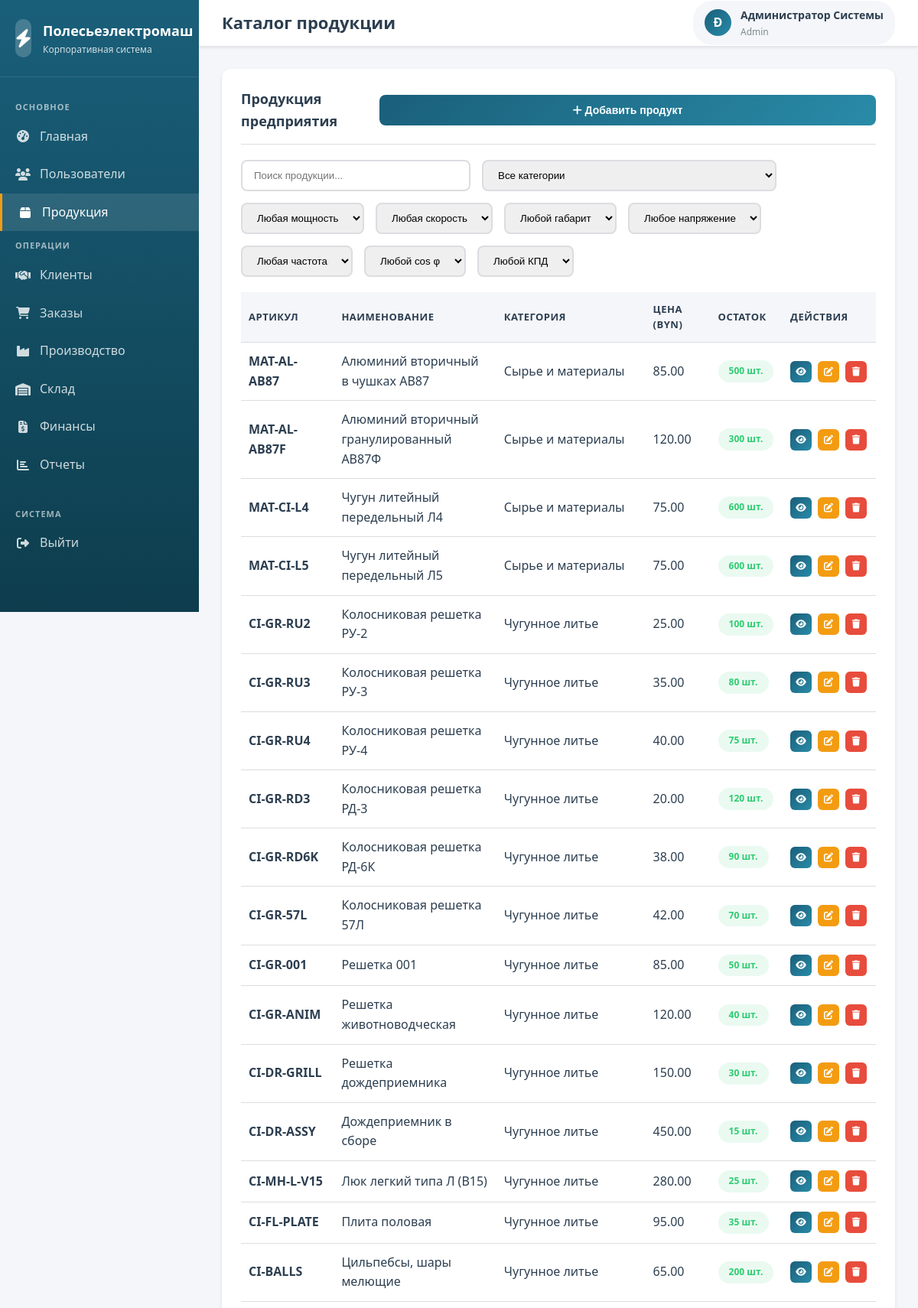
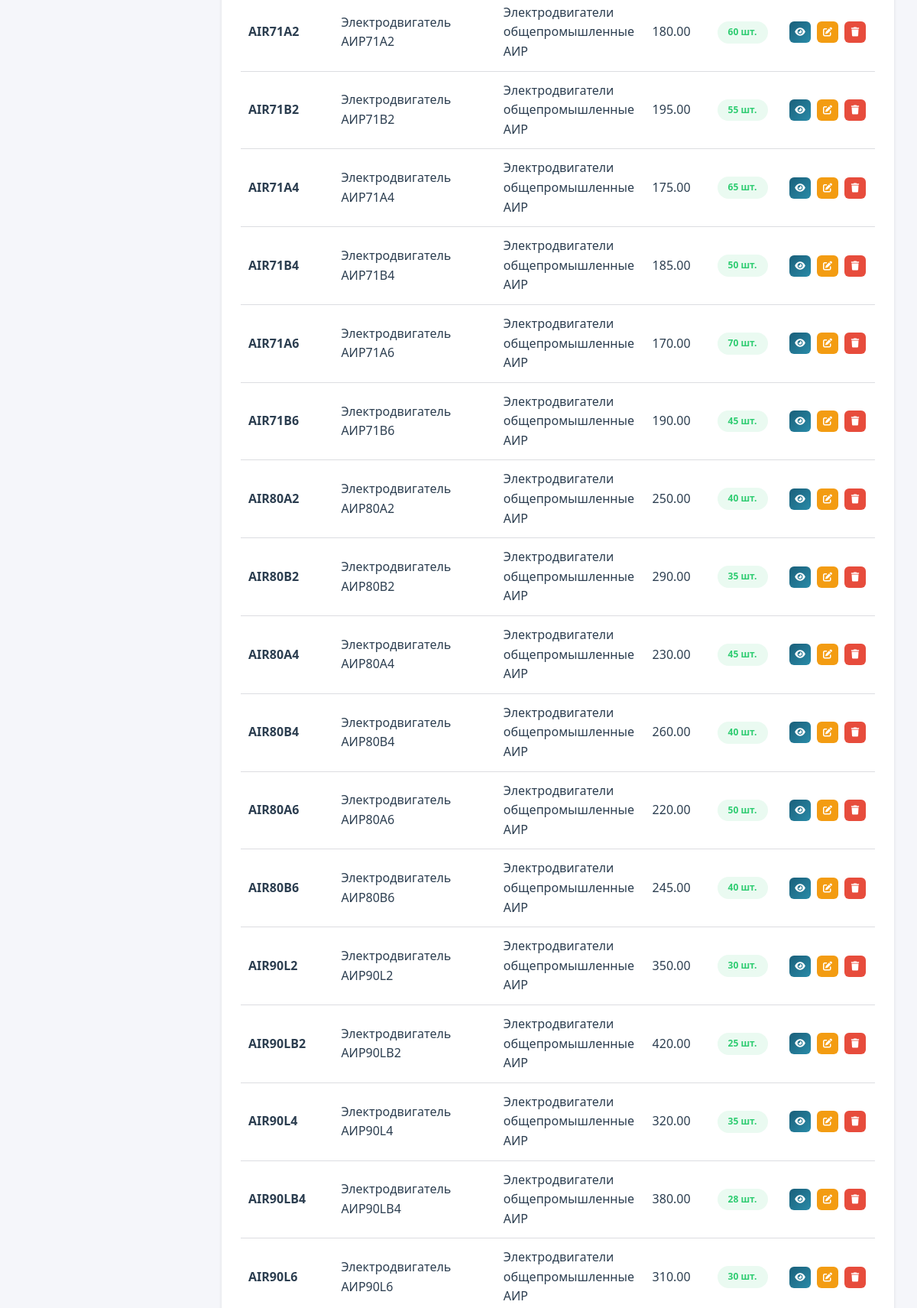
/modules/products/index.php (signed in, upper part), run on the app's committed database (2 pictures, top to bottom).
### tables this page shows
CREATE TABLE products (
    id INT AUTO_INCREMENT PRIMARY KEY,
    product_code VARCHAR(50) NOT NULL UNIQUE,
    product_name VARCHAR(200) NOT NULL,
    category_id INT,
    description TEXT,
    specifications JSON,
    base_price DECIMAL(10,2) NOT NULL,
    currency VARCHAR(3) DEFAULT 'BYN',
    weight DECIMAL(10,3) DEFAULT 0 COMMENT 'Вес единицы продукции в кг',
    stock_quantity INT DEFAULT 0,
    min_stock_level INT DEFAULT 10,
    is_active TINYINT(1) DEFAULT 1,
    created_at TIMESTAMP DEFAULT CURRENT_TIMESTAMP,
    updated_at TIMESTAMP DEFAULT CURRENT_TIMESTAMP ON UPDATE CURRENT_TIMESTAMP,
    FOREIGN KEY (category_id) REFERENCES product_categories(id) ON DELETE SET NULL
);

CREATE TABLE product_categories (
    id INT AUTO_INCREMENT PRIMARY KEY,
    category_name VARCHAR(100) NOT NULL,
    parent_id INT NULL,
    description TEXT,
    created_at TIMESTAMP DEFAULT CURRENT_TIMESTAMP,
    FOREIGN KEY (parent_id) REFERENCES product_categories(id) ON DELETE SET NULL
);

### modules/products/index.php (the view, shortened to what this page needs)
<?php
$pdo = getDBConnection();
$userFullName = $_SESSION['full_name'];
$initials = strtoupper(substr($userFullName, 0, 1));
try {
    $stmt = $pdo->query("
        SELECT p.*, pc.category_name
        FROM products p
        LEFT JOIN product_categories pc ON p.category_id = pc.id
        ORDER BY p.created_at DESC
    ");
    $products = $stmt->fetchAll();
} catch (PDOException $e) {
    $error = 'Ошибка загрузки данных';
    $products = [];
    $categories = [];
}
?>
<!DOCTYPE html>
<html lang="ru">
<head>
    <link rel="stylesheet" href="../../assets/css/style.css">
    <link rel="stylesheet" href="https://cdnjs.cloudflare.com/ajax/libs/font-awesome/6.4.0/css/all.min.css">
</head>
<body>
    <div class="dashboard-container">
        <aside class="sidebar">
            <div class="sidebar-header">
                <div class="sidebar-logo">
                    <div class="logo-icon">
                        <i class="fas fa-bolt"></i>
                    </div>
                    <div class="logo-text">
                        <h2>Полесьеэлектромаш</h2>
                        <p>Корпоративная система</p>
                    </div>
                </div>
            </div>
            <?php
            include '../../includes/sidebar.php';
            ?>
        </aside>
        <div class="main-content">
            <header class="header">
                <div class="header-left">
                    <div class="header-title">
                        <h1>Каталог продукции</h1>
                    </div>
                </div>
                <div class="header-right">
                    <div class="user-info">
                        <div class="user-avatar">
                            <?php echo $initials; ?>
                        </div>
                        <div class="user-details">
                            <span class="user-name"><?php echo htmlspecialchars($userFullName); ?></span>
                            <span class="user-role"><?php echo ucfirst($userRole); ?></span>
                        </div>
                    </div>
                </div>
            </header>
            <div class="content-area">
                <div class="card">
                    <div class="card-header">
                        <h2 class="card-title">Продукция предприятия</h2>
                        <button class="btn btn-primary" onclick="openModal('addProductModal')">
                            <i class="fas fa-plus"></i> Добавить продукт
                        </button>
                    </div>
                    <div style="margin-bottom: 20px; display: flex; gap: 15px; flex-wrap: wrap;">
                        <input
                            type="text"
                            id="productSearch"
                            placeholder="Поиск продукции..."
                            onkeyup="filterProducts()"
                            style="padding: 10px 15px; border: 2px solid var(--border-color); border-radius: 8px; width: 300px;"
                        >
                        <select id="categoryFilter" onchange="filterProducts()" style="padding: 10px 15px; border: 2px solid var(--border-color); border-radius: 8px;">
                            <option value="">Все категории</option>
                        </select>
                        <select id="powerFilter" onchange="filterProducts()" style="padding: 10px 15px; border: 2px solid var(--border-color); border-radius: 8px;">
                            <option value="">Любая мощность</option>
                        </select>
                        <select id="speedFilter" onchange="filterProducts()" style="padding: 10px 15px; border: 2px solid var(--border-color); border-radius: 8px;">
                            <option value="">Любая скорость</option>
                        </select>
                        <select id="frameFilter" onchange="filterProducts()" style="padding: 10px 15px; border: 2px solid var(--border-color); border-radius: 8px;">
                            <option value="">Любой габарит</option>
                        </select>
                        <select id="voltageFilter" onchange="filterProducts()" style="padding: 10px 15px; border: 2px solid var(--border-color); border-radius: 8px;">
                            <option value="">Любое напряжение</option>
                        </select>
                        <select id="frequencyFilter" onchange="filterProducts()" style="padding: 10px 15px; border: 2px solid var(--border-color); border-radius: 8px;">
                            <option value="">Любая частота</option>
                        </select>
                        <select id="cosPhiFilter" onchange="filterProducts()" style="padding: 10px 15px; border: 2px solid var(--border-color); border-radius: 8px;">
                            <option value="">Любой cos φ</option>
                        </select>
                        <select id="efficiencyFilter" onchange="filterProducts()" style="padding: 10px 15px; border: 2px solid var(--border-color); border-radius: 8px;">
                            <option value="">Любой КПД</option>
                        </select>
                    </div>
                    <div class="table-responsive">
                        <table class="data-table" id="productsTable">
                            <thead>
                                <tr>
                                    <th>Артикул</th>
                                    <th>Наименование</th>
                                    <th>Категория</th>
                                    <th>Цена (BYN)</th>
                                    <th>Остаток</th>
                                    <th>Действия</th>
                                </tr>
                            </thead>
                            <tbody>
                                <?php if (empty($products)): ?>
                                    <tr>
                                        <td colspan="6" class="text-center">Продукция не найдена</td>
                                    </tr>
                                <?php else: ?>
                                    <?php foreach ($products as $product): ?>
                                        <?php
                                        $specs = json_decode($product['specifications'] ?? '{}', true);
                                        $productWithSpecs = $product;
                                        $productWithSpecs['specifications'] = $specs;
                                        ?>
                                        <tr data-category="<?php echo $product['category_id'] ?? ''; ?>"
                                            data-power="<?php echo isset($specs['power_kw']) ? $specs['power_kw'] : ''; ?>"
                                            data-speed="<?php echo isset($specs['rpm']) ? $specs['rpm'] : ''; ?>"
                                            data-frame="<?php echo isset($specs['frame_size_mm']) ? $specs['frame_size_mm'] : ''; ?>"
                                            data-voltage="<?php echo isset($specs['voltage_v']) ? $specs['voltage_v'] : ''; ?>"
                                            data-frequency="<?php echo isset($specs['frequency_hz']) ? $specs['frequency_hz'] : ''; ?>"
                                            data-cosphi="<?php echo isset($specs['cos_phi']) ? $specs['cos_phi'] : ''; ?>"
                                            data-efficiency="<?php echo isset($specs['efficiency_pct']) ? $specs['efficiency_pct'] : ''; ?>"
                                            data-product='<?php echo htmlspecialchars(json_encode($productWithSpecs, JSON_UNESCAPED_UNICODE), ENT_QUOTES); ?>'>
                                            <td><strong><?php echo htmlspecialchars($product['product_code']); ?></strong></td>
                                            <td><?php echo htmlspecialchars($product['product_name']); ?></td>
                                            <td><?php echo htmlspecialchars($product['category_name'] ?? 'Не указана'); ?></td>
                                            <td><?php echo number_format($product['base_price'], 2); ?></td>
                                            <td>
                                                <?php if ($product['stock_quantity'] <= $product['min_stock_level']): ?>
                                                    <span class="badge badge-danger"><?php echo $product['stock_quantity']; ?> шт.</span>
                                                <?php else: ?>
                                                    <span class="badge badge-success"><?php echo $product['stock_quantity']; ?> шт.</span>
                                                <?php endif; ?>
                                            </td>
                                            <td>
                                                <div class="action-buttons">
                                                    <button class="btn btn-sm btn-icon btn-primary" title="Просмотр характеристик" onclick="viewProduct(<?php echo $product['id']; ?>)">
                                                        <i class="fas fa-eye"></i>
                                                    </button>
                                                    <button class="btn btn-sm btn-icon btn-secondary" title="Редактировать" onclick="editProduct(<?php echo $product['id']; ?>)">
                                                        <i class="fas fa-edit"></i>
                                                    </button>
                                                    <button class="btn btn-sm btn-icon btn-danger" title="Удалить" onclick="deleteProduct(<?php echo $product['id']; ?>, '<?php echo htmlspecialchars($product['product_name']); ?>')">
                                                        <i class="fas fa-trash"></i>
                                                    </button>
                                                </div>
                                            </td>
                                        </tr>
                                    <?php endforeach; ?>
                                <?php endif; ?>
                            </tbody>
                        </table>
                    </div>
                </div>
            </div>
        </div>
    </div>
</body>
</html>

### data on the page
products: product_code "MAT-AL-AB87", product_name "Алюминий вторичный в чушках АВ87", category.category_name "Сырье и материалы", base_price "85.00", stock_quantity "500"
products: product_code "MAT-AL-AB87F", product_name "Алюминий вторичный гранулированный АВ87Ф", category.category_name "Сырье и материалы", base_price "120.00", stock_quantity "300"
products: product_code "MAT-CI-L4", product_name "Чугун литейный передельный Л4", category.category_name "Сырье и материалы", base_price "75.00", stock_quantity "600"
products: product_code "MAT-CI-L5", product_name "Чугун литейный передельный Л5", category.category_name "Сырье и материалы", base_price "75.00", stock_quantity "600"
products: product_code "CI-GR-RU2", product_name "Колосниковая решетка РУ-2", category.category_name "Чугунное литье", base_price "25.00", stock_quantity "100"
products: product_code "CI-GR-RU3", product_name "Колосниковая решетка РУ-3", category.category_name "Чугунное литье", base_price "35.00", stock_quantity "80"
products: product_code "CI-GR-RU4", product_name "Колосниковая решетка РУ-4", category.category_name "Чугунное литье", base_price "40.00", stock_quantity "75"
products: product_code "CI-GR-RD3", product_name "Колосниковая решетка РД-3", category.category_name "Чугунное литье", base_price "20.00", stock_quantity "120"
products: product_code "CI-GR-RD6K", product_name "Колосниковая решетка РД-6К", category.category_name "Чугунное литье", base_price "38.00", stock_quantity "90"
products: product_code "CI-GR-57L", product_name "Колосниковая решетка 57Л", category.category_name "Чугунное литье", base_price "42.00", stock_quantity "70"
products: product_code "CI-GR-001", product_name "Решетка 001", category.category_name "Чугунное литье", base_price "85.00", stock_quantity "50"
products: product_code "CI-GR-ANIM", product_name "Решетка животноводческая", category.category_name "Чугунное литье", base_price "120.00", stock_quantity "40"
products: product_code "CI-DR-GRILL", product_name "Решетка дождеприемника", category.category_name "Чугунное литье", base_price "150.00", stock_quantity "30"
products: product_code "CI-DR-ASSY", product_name "Дождеприемник в сборе", category.category_name "Чугунное литье", base_price "450.00", stock_quantity "15"
products: product_code "CI-MH-L-V15", product_name "Люк легкий типа Л (В15)", category.category_name "Чугунное литье", base_price "280.00", stock_quantity "25"
products: product_code "CI-FL-PLATE", product_name "Плита половая", category.category_name "Чугунное литье", base_price "95.00", stock_quantity "35"
products: product_code "CI-BALLS", product_name "Цильпебсы, шары мелющие", category.category_name "Чугунное литье", base_price "65.00", stock_quantity "200"
products: product_code "AIR71A2", product_name "Электродвигатель АИР71А2", category.category_name "Электродвигатели общепромышленные АИР", base_price "180.00", stock_quantity "60"
products: product_code "AIR71B2", product_name "Электродвигатель АИР71В2", category.category_name "Электродвигатели общепромышленные АИР", base_price "195.00", stock_quantity "55"
products: product_code "AIR71A4", product_name "Электродвигатель АИР71А4", category.category_name "Электродвигатели общепромышленные АИР", base_price "175.00", stock_quantity "65"
products: product_code "AIR71B4", product_name "Электродвигатель АИР71В4", category.category_name "Электродвигатели общепромышленные АИР", base_price "185.00", stock_quantity "50"
products: product_code "AIR71A6", product_name "Электродвигатель АИР71А6", category.category_name "Электродвигатели общепромышленные АИР", base_price "170.00", stock_quantity "70"
products: product_code "AIR71B6", product_name "Электродвигатель АИР71В6", category.category_name "Электродвигатели общепромышленные АИР", base_price "190.00", stock_quantity "45"
products: product_code "AIR80A2", product_name "Электродвигатель АИР80А2", category.category_name "Электродвигатели общепромышленные АИР", base_price "250.00", stock_quantity "40"
products: product_code "AIR80B2", product_name "Электродвигатель АИР80В2", category.category_name "Электродвигатели общепромышленные АИР", base_price "290.00", stock_quantity "35"
products: product_code "AIR80A4", product_name "Электродвигатель АИР80А4", category.category_name "Электродвигатели общепромышленные АИР", base_price "230.00", stock_quantity "45"
products: product_code "AIR80B4", product_name "Электродвигатель АИР80В4", category.category_name "Электродвигатели общепромышленные АИР", base_price "260.00", stock_quantity "40"
products: product_code "AIR80A6", product_name "Электродвигатель АИР80А6", category.category_name "Электродвигатели общепромышленные АИР", base_price "220.00", stock_quantity "50"
products: product_code "AIR80B6", product_name "Электродвигатель АИР80В6", category.category_name "Электродвигатели общепромышленные АИР", base_price "245.00", stock_quantity "40"
products: product_code "AIR90L2", product_name "Электродвигатель АИР90L2", category.category_name "Электродвигатели общепромышленные АИР", base_price "350.00", stock_quantity "30"
products: product_code "AIR90LB2", product_name "Электродвигатель АИР90LВ2", category.category_name "Электродвигатели общепромышленные АИР", base_price "420.00", stock_quantity "25"
products: product_code "AIR90L4", product_name "Электродвигатель АИР90L4", category.category_name "Электродвигатели общепромышленные АИР", base_price "320.00", stock_quantity "35"
products: product_code "AIR90LB4", product_name "Электродвигатель АИР90LВ4", category.category_name "Электродвигатели общепромышленные АИР", base_price "380.00", stock_quantity "28"
products: product_code "AIR90L6", product_name "Электродвигатель АИР90L6", category.category_name "Электродвигатели общепромышленные АИР", base_price "310.00", stock_quantity "30"

### other printed values
$item['text'] "Главная"
$item['text'] "Пользователи"
$item['text'] "Продукция"
$item['text'] "Клиенты"
$item['text'] "Заказы"
$item['text'] "Производство"
$item['text'] "Склад"
$item['text'] "Финансы"
$item['text'] "Отчеты"
$initials "Ð"
$userFullName "Администратор Системы"
$userRole "Admin"
